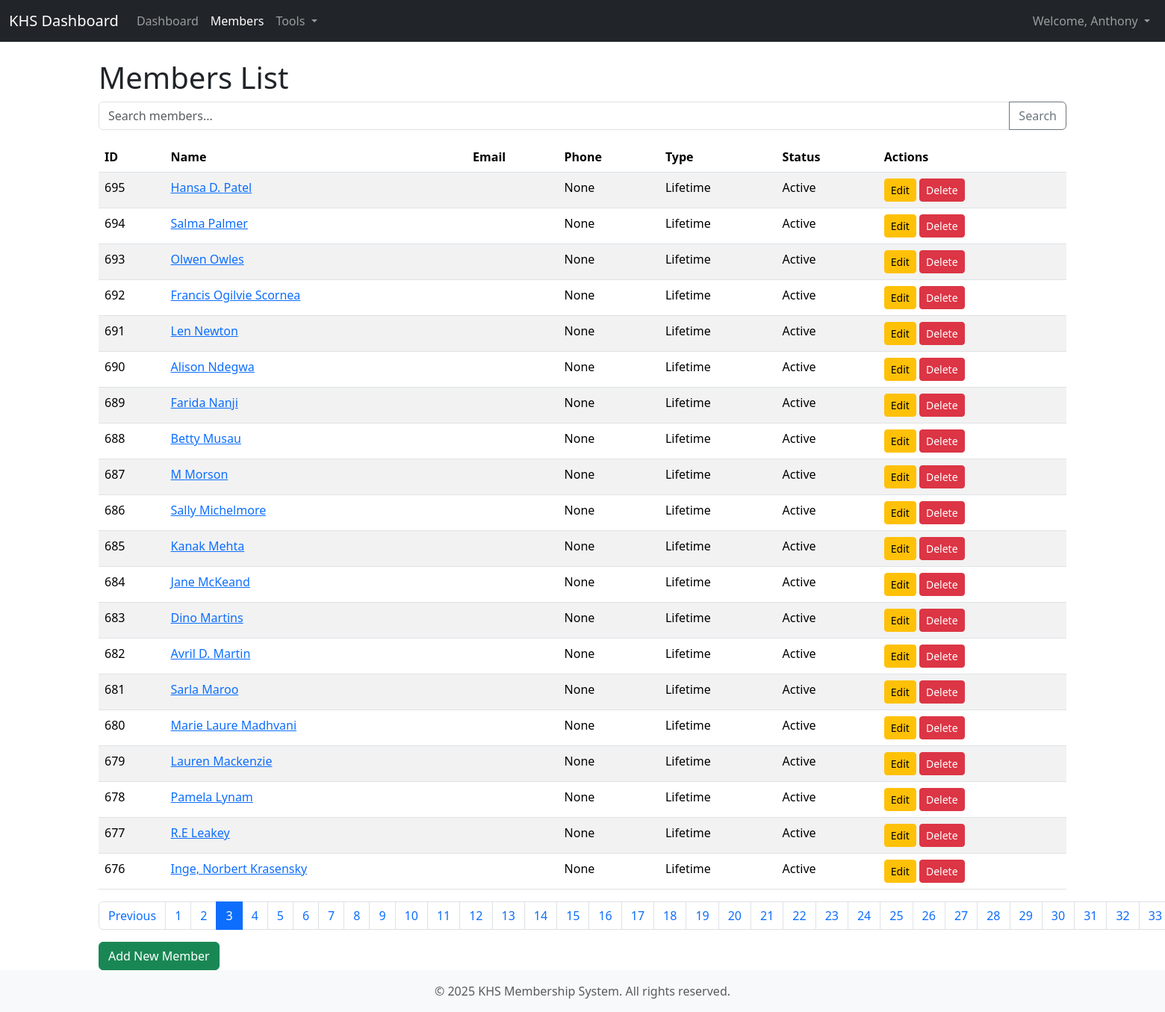
Page /members/list/?page=3 (signed in) on the committed database.
### members/models.py (models this page shows)
class Member(AbstractBaseUser, PermissionsMixin):
    MEMBERSHIP_CHOICES = [
        ('S', 'Single'),
        ('D', 'Double'),
        ('L', 'LifeTime'),
        ('G', 'Gardener'),
    ]
    objects = MemberManager()
    USERNAME_FIELD = 'username' # CRUCIAL: Now username is the primary login field
    REQUIRED_FIELDS = ['email', 'first_name', 'last_name'] # email is now a required field along with first/last name
    email = models.EmailField(_('email address'), unique=False) # Email still unique
    is_active = models.BooleanField(
        _('active'),
        default=True,
        help_text=_(
            'Designates whether this user should be treated as active. '
            'Unselect this instead of deleting accounts.'
        ),
    )
    is_staff = models.BooleanField(
        _('staff status'),
        default=False,
        help_text=_('Designates whether the user can log into this admin site.'),
    )
    is_superuser = models.BooleanField(
        _('superuser status'),
        default=False,
        help_text=_(
            'Designates that this user has all permissions without '
            'explicitly assigning them.'
        ),
    )
    username = models.CharField(_('username'), max_length=10,unique = True,blank=True)
    first_name = models.CharField(_('first name'), max_length=50, blank=True)
    last_name = models.CharField(_('last name'), max_length=50, blank=True)
    alt_name = models.CharField(max_length=100, blank=True, null=True)
    phone = models.CharField(
        _('phone number'),
        max_length=15,
        blank=True,
        null=True,
        validators=[
            RegexValidator(
                regex=r'^\+?[0-9]{8,15}$',
                message="Phone number must be 8-15 digits, with optional + prefix"
            )
        ]
    )
    address = models.TextField(_('address'), blank=True, null=True)
    payment_mode = models.CharField(max_length=50, blank=True, null=True)
    order_number = models.CharField(max_length=50, blank=True, null=True,)
    renewal_date = models.DateField(blank=True, null=True)
    contact_point = models.CharField(max_length=100, blank=True, null=True)
    membership_type = models.CharField(
        _('membership type'),
        max_length=1,
        choices=MEMBERSHIP_CHOICES,
        default='S'
    )
    date_joined = models.DateTimeField(_('date joined'), default=timezone.now)
    membership_expiry = models.DateField(_('membership expiry'), blank=True, null=True)
    profile_image = models.ImageField(
        _('profile image'),
        upload_to='members/profile_images/',
        blank=True,
        null=True,
        help_text="Upload a profile picture for this member"
    )
    notes = models.TextField(_('notes'), blank=True, null=True)

### members/views.py (the view, shortened to what this page needs)
# urls.py: path('list/', MemberListView.as_view(), name='list'),
class MemberListView(LoginRequiredMixin, ListView):
    model = Member
    template_name = 'members/member_list.html'
    context_object_name = 'members' # The variable name to use in the template
    paginate_by = 20 # Number of members per page
    ordering = ['-date_joined'] # Order by most recently joined
    def get_queryset(self):
        queryset = super().get_queryset()
        search_query = self.request.GET.get('search')
        return queryset.distinct()

### members/templates/members/member_list.html (shortened to what this page needs)
{% extends "base.html" %}
{% block content %}
<h1>Members List</h1>
<form method="GET" action="{% url 'members:list' %}" class="mb-3">
    <div class="input-group">
        <input type="text" name="search" class="form-control" placeholder="Search members..." value="{{ request.GET.search }}">
        <button type="submit" class="btn btn-outline-secondary">Search</button>
    </div>
</form>
<table class="table table-striped">
    <thead>
        <tr>
            <th>ID</th>
            <th>Name</th>
            <th>Email</th>
            <th>Phone</th>
            <th>Type</th>
            <th>Status</th>
            <th>Actions</th>
        </tr>
    </thead>
    <tbody>
        {% for member in members %}
        <tr>
            <td>{{ member.id }}</td>
            <td>
                <a href="{% url 'members:detail' member.id %}">{{ member.first_name }} {{ member.last_name }}</a>
            </td>
            <td>{{ member.email }}</td>
            <td>{{ member.phone }}</td>
            <td>{{ member.get_membership_type_display }}</td>
            <td>{% if member.is_active %}Active{% else %}Inactive{% endif %}</td>
            <td>
                <a href="{% url 'members:update' member.id %}" class="btn btn-sm btn-warning">Edit</a>
                <a href="{% url 'members:delete' member.id %}" class="btn btn-sm btn-danger" onclick="return confirm('Are you sure you want to delete {{ member.first_name }} {{ member.last_name }}?')">Delete</a>
            </td>
        </tr>
        {% empty %}
        <tr>
            <td colspan="8">No members found.</td>
        </tr>
        {% endfor %}
    </tbody>
</table>
{% if is_paginated %}
    <nav aria-label="Page navigation">
        <ul class="pagination">
            {% if page_obj.has_previous %}
                <li class="page-item"><a class="page-link" href="?page={{ page_obj.previous_page_number }}{% if request.GET.search %}&search={{ request.GET.search }}{% endif %}">Previous</a></li>
            {% endif %}
            {% for i in paginator.page_range %}
                <li class="page-item {% if page_obj.number == i %}active{% endif %}">
                    <a class="page-link" href="?page={{ i }}{% if request.GET.search %}&search={{ request.GET.search }}{% endif %}">{{ i }}</a>
                </li>
            {% endfor %}
        </ul>
    </nav>
{% endif %}
<a href="{% url 'members:create' %}" class="btn btn-success">Add New Member</a>
{% endblock %}

### templates/base.html (shortened to what this page needs)
{% load static %}
<!DOCTYPE html>
<html lang="en">
<head>
    <link href="https://cdn.jsdelivr.net/npm/bootstrap@5.3.3/dist/css/bootstrap.min.css" rel="stylesheet">
    <link rel="stylesheet" href="{% static 'css/style.css' %}">
</head>
<body>
    <nav class="navbar navbar-expand-lg navbar-dark bg-dark">
        <div class="container-fluid">
            <a class="navbar-brand" href="{% url 'members:dashboard' %}">KHS Dashboard</a>
            <div class="collapse navbar-collapse" id="navbarNav">
                <ul class="navbar-nav me-auto mb-2 mb-lg-0">
                    <li class="nav-item">
                        <a class="nav-link {% if request.resolver_match.url_name == 'dashboard' %}active{% endif %}" aria-current="page" href="{% url 'members:dashboard' %}">Dashboard</a>
                    </li>
                    <li class="nav-item">
                        <a class="nav-link {% if request.resolver_match.url_name == 'list' %}active{% endif %}" href="{% url 'members:list' %}">Members</a>
                    </li>
                    <li class="nav-item dropdown">
                        <a class="nav-link dropdown-toggle" href="#" id="navbarDropdown" role="button" data-bs-toggle="dropdown" aria-expanded="false">
                            Tools
                        </a>
                    </li>
                </ul>
                <ul class="navbar-nav ms-auto">
                    {% if user.is_authenticated %}
                        <li class="nav-item dropdown">
                            <a class="nav-link dropdown-toggle" href="#" id="userDropdown" role="button" data-bs-toggle="dropdown" aria-expanded="false">
                                Welcome, {{ user.first_name|default:user.email }}
                            </a>
                        </li>
                    {% else %}
                        <li class="nav-item">
                            <a class="nav-link" href="{% url 'members:login' %}">Login</a>
                        </li>
                    {% endif %}
                </ul>
            </div>
        </div>
    </nav>
    <div class="container mt-4">
        {% block content %}{% endblock %}
    </div>
    <footer class="footer mt-auto py-3 bg-light">
        <div class="container text-center">
            <span class="text-muted">&copy; {% now "Y" %} KHS Membership System. All rights reserved.</span>
        </div>
    </footer>
</body>
</html>

### rows in the picture
Member: first_name "Anthony"
Member: id "695", first_name "Hansa D.", last_name "Patel", phone "None", membership_type "Lifetime", is_active "Active"
Member: id "694", first_name "Salma", last_name "Palmer", phone "None", membership_type "Lifetime", is_active "Active"
Member: id "693", first_name "Olwen", last_name "Owles", phone "None", membership_type "Lifetime", is_active "Active"
Member: id "692", first_name "Francis", last_name "Ogilvie Scornea", phone "None", membership_type "Lifetime", is_active "Active"
Member: id "691", first_name "Len", last_name "Newton", phone "None", membership_type "Lifetime", is_active "Active"
Member: id "690", first_name "Alison", last_name "Ndegwa", phone "None", membership_type "Lifetime", is_active "Active"
Member: id "689", first_name "Farida", last_name "Nanji", phone "None", membership_type "Lifetime", is_active "Active"
Member: id "688", first_name "Betty", last_name "Musau", phone "None", membership_type "Lifetime", is_active "Active"
Member: id "687", first_name "M", last_name "Morson", phone "None", membership_type "Lifetime", is_active "Active"
Member: id "686", first_name "Sally", last_name "Michelmore", phone "None", membership_type "Lifetime", is_active "Active"
Member: id "685", first_name "Kanak", last_name "Mehta", phone "None", membership_type "Lifetime", is_active "Active"
Member: id "684", first_name "Jane", last_name "McKeand", phone "None", membership_type "Lifetime", is_active "Active"
Member: id "683", first_name "Dino", last_name "Martins", phone "None", membership_type "Lifetime", is_active "Active"
Member: id "682", first_name "Avril D.", last_name "Martin", phone "None", membership_type "Lifetime", is_active "Active"
Member: id "681", first_name "Sarla", last_name "Maroo", phone "None", membership_type "Lifetime", is_active "Active"
Member: id "680", first_name "Marie Laure", last_name "Madhvani", phone "None", membership_type "Lifetime", is_active "Active"
Member: id "679", first_name "Lauren", last_name "Mackenzie", phone "None", membership_type "Lifetime", is_active "Active"
Member: id "678", first_name "Pamela", last_name "Lynam", phone "None", membership_type "Lifetime", is_active "Active"
Member: id "677", first_name "R.E", last_name "Leakey", phone "None", membership_type "Lifetime", is_active "Active"
Member: id "676", first_name "Inge, Norbert", last_name "Krasensky", phone "None", membership_type "Lifetime", is_active "Active"

### other values in the picture
{{ i }} "1" "2" "3" "4" "5" "6" "7" "8" "9" "10" "11" "12" "13" "14" "15" "16" "17" "18" "19" "20" "21" "22" "23" "24" "25" "26" "27" "28" "29" "30" "31" "32" "33"
